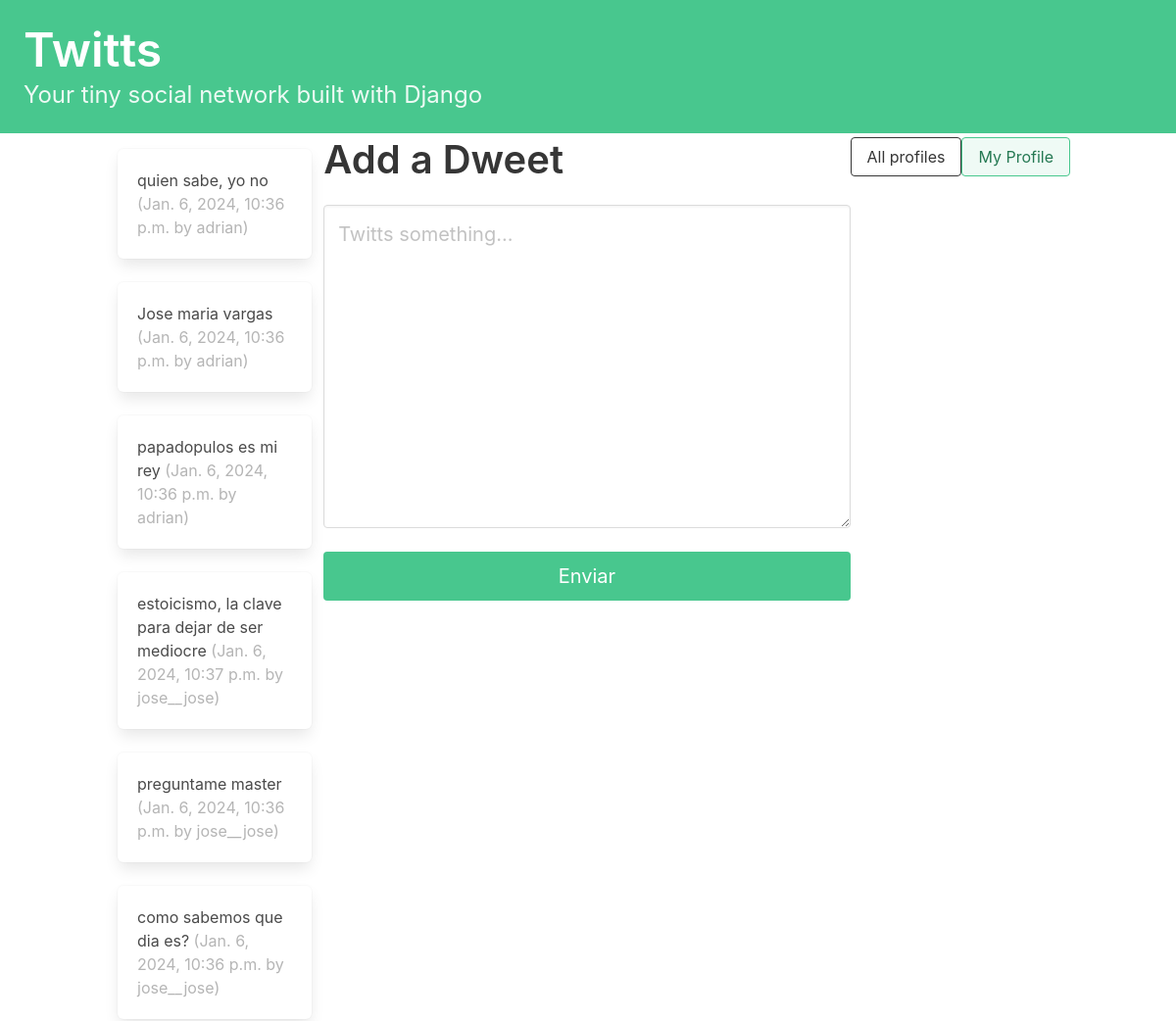
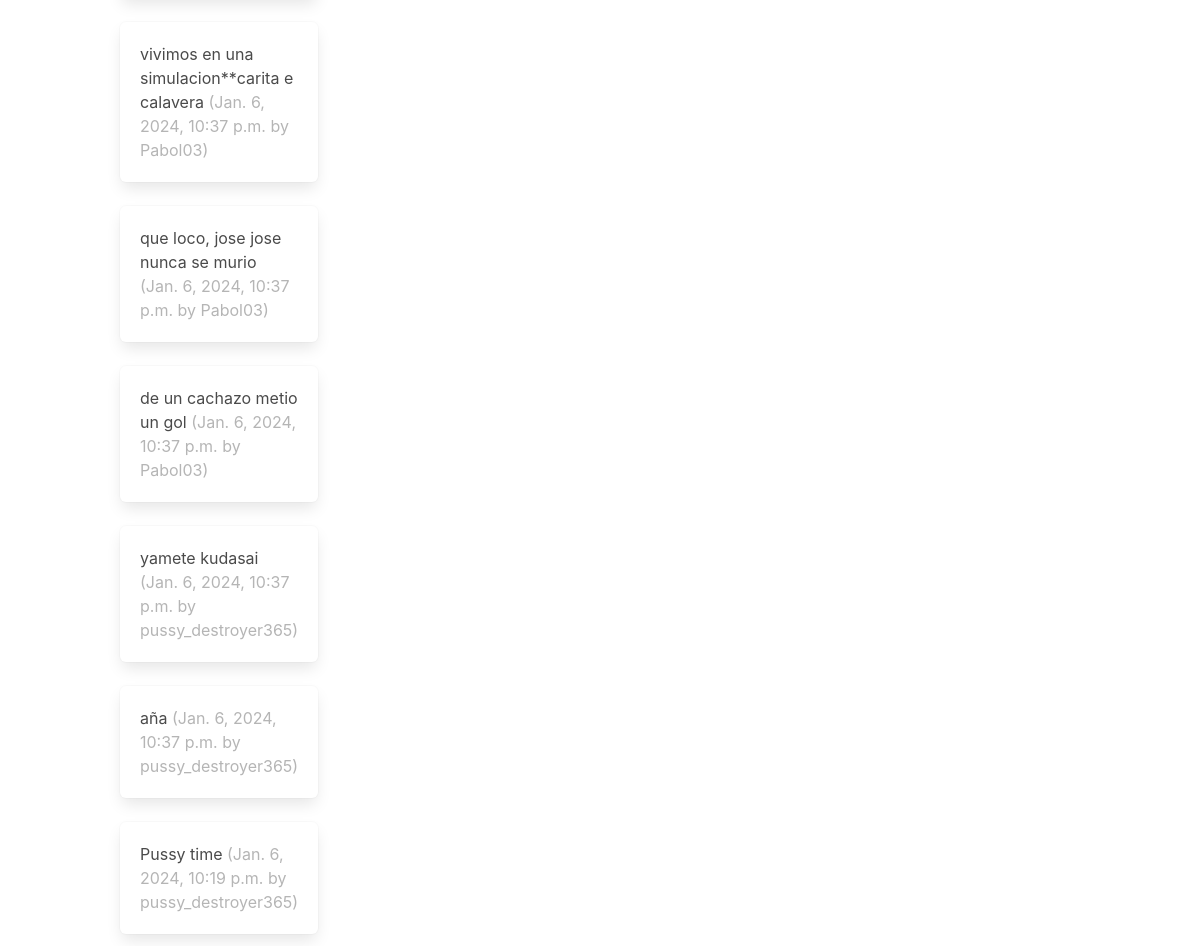
The page / (signed in) on the database as committed earlier (2 pictures, top to bottom).
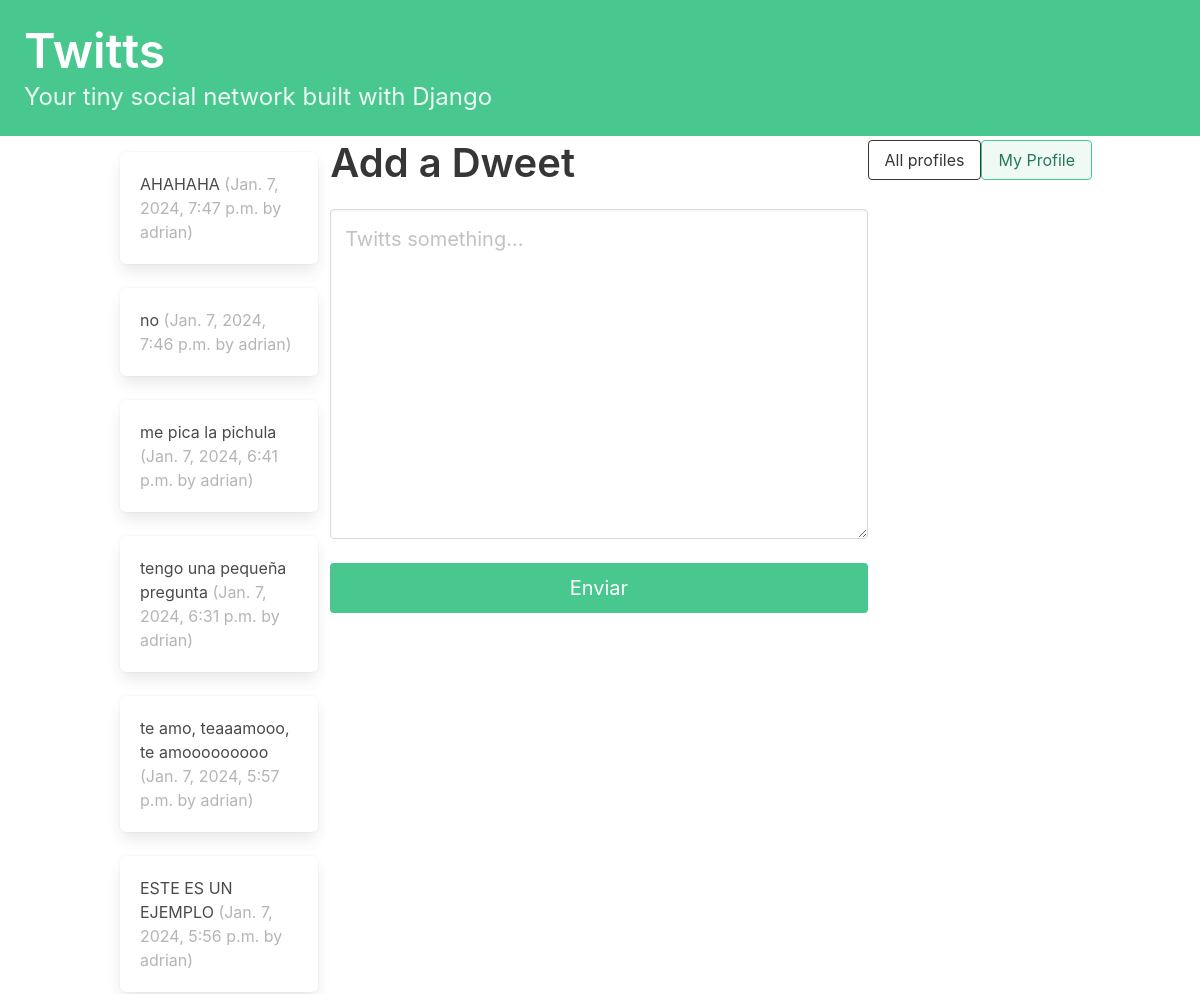
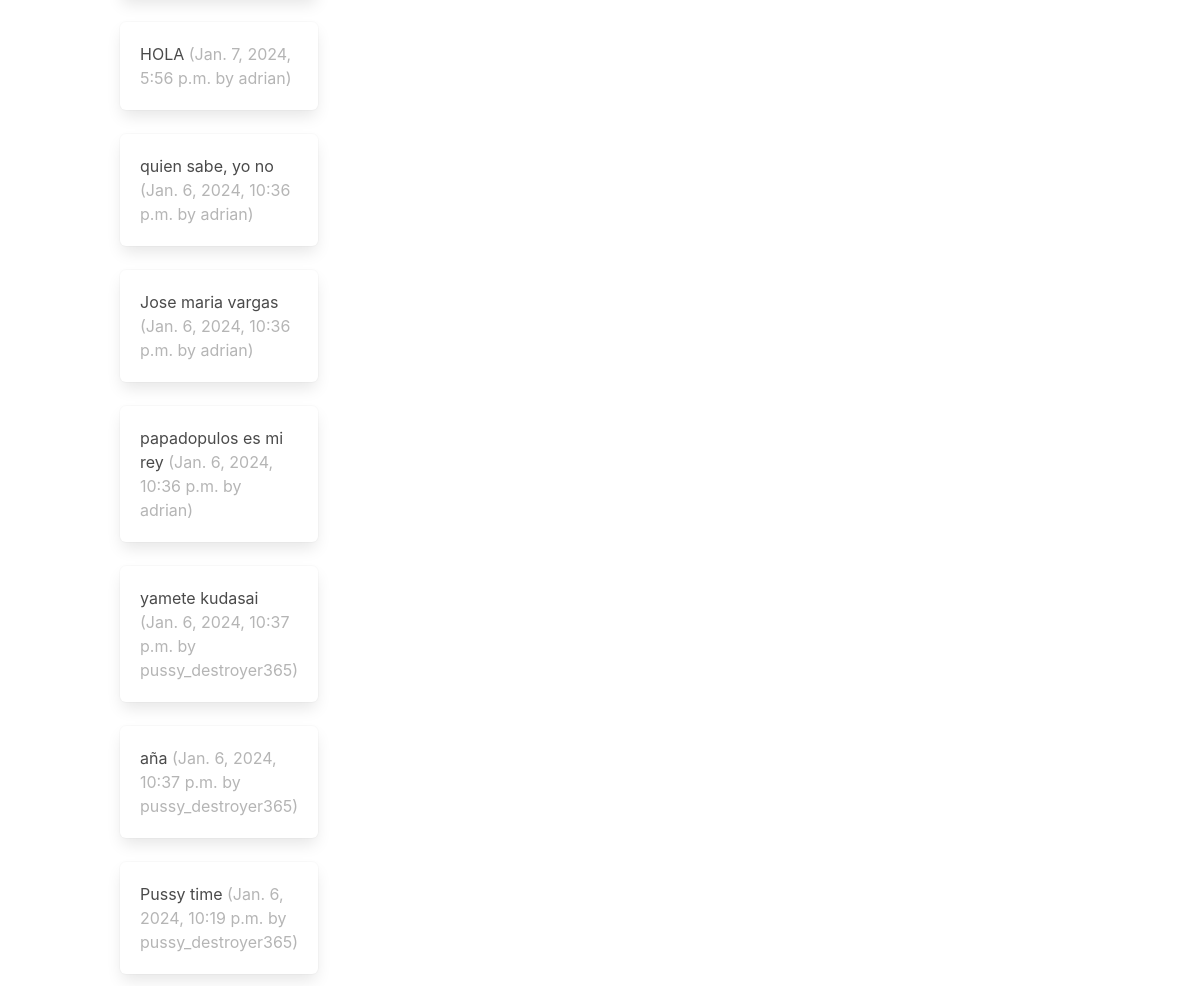
The same page on the database as committed later (2 pictures, top to bottom).
### Twitts/models.py (models this page shows, shortened)
class Twitts(models.Model):
    user = models.ForeignKey(User, related_name="twitts", on_delete=models.DO_NOTHING)
    body = models.CharField(max_length=150)
    publish = models.DateTimeField(auto_now_add=True)
    class Meta:
        ordering = ['-publish']

### Twitts/views.py (the view)
# urls.py: path('', dashboard, name="home"),
def dashboard(request):
    form = TwittsForm(request.POST or None)
    if request.method=="POST":
        if form.is_valid():
            twitt = form.save(commit=False)
            twitt.user = request.user
            twitt.save()
            return redirect("twitts:home")
    return render(request, 'twitts/dashboard.html', {'form':form})

### Twitts/forms.py
class TwittsForm(forms.ModelForm):
    body = forms.CharField(required=True, widget=forms.widgets.Textarea(
        attrs={
            "placeholder":"Twitts something...",
            "class": "textarea is success is-medium"
            }
        ),
        label="",
    )
    class Meta:
        model = Twitts
        exclude = ('user', )

### Twitts/templates/twitts/dashboard.html (shortened to what this page needs)
{% extends 'base.html' %}
{% block content %}
<div class="column">
    {% for profile in user.profile.follows.all %}
        {% for twitts in profile.user.twitts.all %}
            <div class="box">
                {{ twitts.body }}
                <span class="is-small has-text-grey-light">
                    ({{ twitts.publish }} by {{ twitts.user.username }})
                </span>
            </div>
        {% endfor %}
    {% endfor %}
</div>
<div class="block">
    <div class="block">
        <h2 class="title is-2">Add a Dweet</p>
    </div>
    <div class="block">
        <form method="POST">
            {{ form.as_p }}
            <button class="button is-success is-fullwidth is-medium mt-5" type="submit">Enviar</button>
        </form>
    </div>
</div>
<div class="block">
    <a href="{% url "twitts:list" %}">
        <button class="button is-dark is-outlined is-fullwidth">All profiles</button>
    </a>
</div>
<div class="block">
    <a href="{% url "twitts:profile" request.user.profile.id %}">
        <button class="button is-success is-light is-outlined is-fullwidth">My Profile</button>
    </a>
</div>
{% endblock content %}

Rows that differ between the two databases and show on the page:
no longer on this page (row unchanged): Twitts: body "estoicismo, la clave para dejar de ser mediocre", publish "Jan. 6, 2024, 10:37 p.m.", user.username "jose__jose"
no longer on this page (row unchanged): Twitts: body "preguntame master", publish "Jan. 6, 2024, 10:36 p.m.", user.username "jose__jose"
no longer on this page (row unchanged): Twitts: body "como sabemos que dia es?", publish "Jan. 6, 2024, 10:36 p.m.", user.username "jose__jose"
no longer on this page (row unchanged): Twitts: body "vivimos en una simulacion**carita e calavera", publish "Jan. 6, 2024, 10:37 p.m.", user.username "Pabol03"
no longer on this page (row unchanged): Twitts: body "que loco, jose jose nunca se murio", publish "Jan. 6, 2024, 10:37 p.m.", user.username "Pabol03"
no longer on this page (row unchanged): Twitts: body "de un cachazo metio un gol", publish "Jan. 6, 2024, 10:37 p.m.", user.username "Pabol03"
added Twitts: body "AHAHAHA", publish "Jan. 7, 2024, 7:47 p.m.", user.username "adrian", shown under Profile (number 1 of 2 on the later page)
added Twitts: body "no", publish "Jan. 7, 2024, 7:46 p.m.", user.username "adrian", shown under Profile (number 1 of 2 on the later page)
added Twitts: body "me pica la pichula", publish "Jan. 7, 2024, 6:41 p.m.", user.username "adrian", shown under Profile (number 1 of 2 on the later page)
added Twitts: body "tengo una pequeña pregunta", publish "Jan. 7, 2024, 6:31 p.m.", user.username "adrian", shown under Profile (number 1 of 2 on the later page)
added Twitts: body "te amo, teaaamooo, te amooooooooo", publish "Jan. 7, 2024, 5:57 p.m.", user.username "adrian", shown under Profile (number 1 of 2 on the later page)
added Twitts: body "ESTE ES UN EJEMPLO", publish "Jan. 7, 2024, 5:56 p.m.", user.username "adrian", shown under Profile (number 1 of 2 on the later page)
added Twitts: body "HOLA", publish "Jan. 7, 2024, 5:56 p.m.", user.username "adrian", shown under Profile (number 1 of 2 on the later page)
